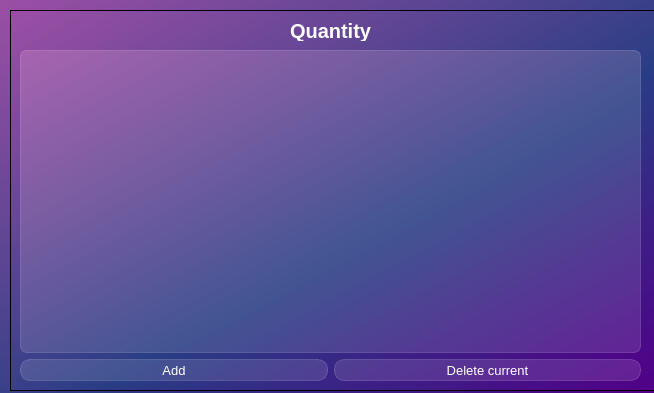
<?xml version="1.0" encoding="UTF-8"?>
<ui version="4.0">
 <class>Dialog</class>
 <widget class="QDialog" name="Dialog">
  <property name="geometry">
   <rect>
    <x>0</x>
    <y>0</y>
    <width>654</width>
    <height>393</height>
   </rect>
  </property>
  <property name="windowTitle">
   <string>Dialog</string>
  </property>
  <property name="styleSheet">
   <string notr="true">background-color: qlineargradient(spread:pad, x1:1, y1:1, x2:0, y2:0, stop:0 rgba(81, 0, 135, 255), stop:0.427447 rgba(41, 61, 132, 235), stop:1 rgba(155, 79, 165, 255));</string>
  </property>
  <widget class="QFrame" name="frame">
   <property name="geometry">
    <rect>
     <x>10</x>
     <y>10</y>
     <width>651</width>
     <height>381</height>
    </rect>
   </property>
   <property name="styleSheet">
    <string notr="true">background-color: qlineargradient(spread:pad, x1:1, y1:1, x2:0, y2:0, stop:0 rgba(81, 0, 135, 255), stop:0.427447 rgba(41, 61, 132, 235), stop:1 rgba(155, 79, 165, 255));</string>
   </property>
   <property name="frameShape">
    <enum>QFrame::StyledPanel</enum>
   </property>
   <property name="frameShadow">
    <enum>QFrame::Raised</enum>
   </property>
   <widget class="QLabel" name="label">
    <property name="geometry">
     <rect>
      <x>280</x>
      <y>10</y>
      <width>131</width>
      <height>21</height>
     </rect>
    </property>
    <property name="styleSheet">
     <string notr="true">color: white;
font-weight: bold;
font-size: 15pt;
background-color: none;
border: none;</string>
    </property>
    <property name="text">
     <string>Quantity</string>
    </property>
   </widget>
   <widget class="QWidget" name="layoutWidget">
    <property name="geometry">
     <rect>
      <x>10</x>
      <y>40</y>
      <width>621</width>
      <height>331</height>
     </rect>
    </property>
    <layout class="QVBoxLayout" name="verticalLayout">
     <item>
      <widget class="QTableView" name="tableView">
       <property name="styleSheet">
        <string notr="true">QTableView {
background-color: rgba(255, 255, 255, 30);
border: 1px solid rgba(255, 255, 255, 40);
border-radius: 7px;
}

QTableView::section {
background-color: rgba(53, 53, 53);
color: white;
border: none;
height: 50px;
font-size: 14pt;
}

QTableView::item {
border-style: none;
border: 1px solid rgba(255, 255, 255, 40);
}

QTableView::item:selected {
border: none;
color: rgba(255, 255, 255);
background-color: rgba(255, 255, 255, 50);
}</string>
       </property>
       <property name="verticalScrollBarPolicy">
        <enum>Qt::ScrollBarAlwaysOff</enum>
       </property>
       <property name="horizontalScrollBarPolicy">
        <enum>Qt::ScrollBarAlwaysOff</enum>
       </property>
       <property name="showGrid">
        <bool>false</bool>
       </property>
       <attribute name="horizontalHeaderDefaultSectionSize">
        <number>135</number>
       </attribute>
      </widget>
     </item>
     <item>
      <layout class="QHBoxLayout" name="horizontalLayout">
       <item>
        <widget class="QPushButton" name="btn_new_des_off">
         <property name="styleSheet">
          <string notr="true">QPushButton {
color: white;
background-color: rgba(255, 255, 255, 30);
border: 1px solid rgba(255, 255, 255, 40);
border-radius: 10px;
width: 50px;
height: 20px;
font: 10pt;
}

QPushButton:hover {
color: black;
background-color: rgba(0, 0, 0, 30);
border: 1px solid rgba(0, 0, 0, 40);
}

QPushButton:pressed {
color: black;
background-color: rgba(0, 0, 0, 80);
border: 1px solid rgba(0, 0, 0, 90);
}</string>
         </property>
         <property name="text">
          <string>Add</string>
         </property>
        </widget>
       </item>
       <item>
        <widget class="QPushButton" name="btn_delete_des_off">
         <property name="styleSheet">
          <string notr="true">QPushButton {
color: white;
background-color: rgba(255, 255, 255, 30);
border: 1px solid rgba(255, 255, 255, 40);
border-radius: 10px;
width: 50px;
height: 20px;
font: 10pt;
}

QPushButton:hover {
color: black;
background-color: rgba(255, 0, 0, 50);
border: 1px solid rgba(255, 0, 0, 60);
}

QPushButton:pressed {
color: black;
background-color: rgba(255, 0, 0, 90);
border: 1px solid rgba(255, 0, 0, 100);
}</string>
         </property>
         <property name="text">
          <string>Delete current</string>
         </property>
        </widget>
       </item>
      </layout>
     </item>
    </layout>
   </widget>
  </widget>
 </widget>
 <resources/>
 <connections/>
</ui>
